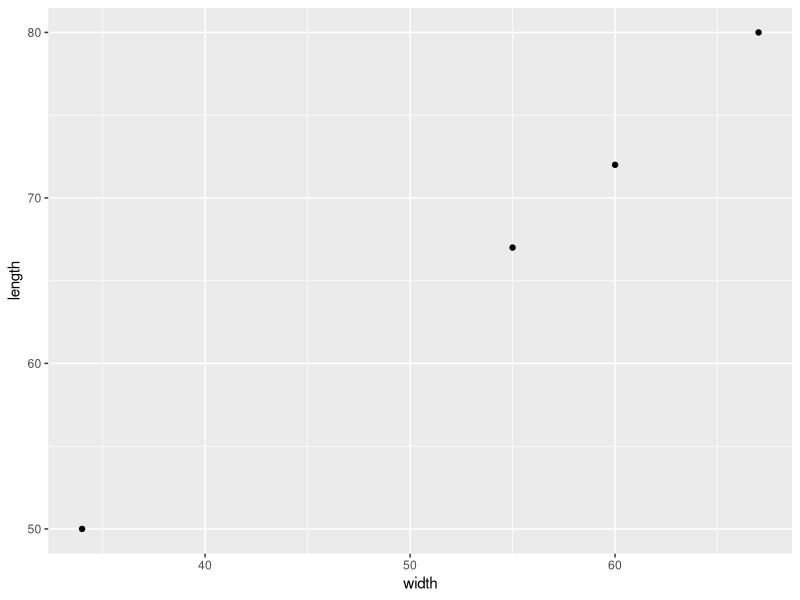

This figure's R source: (Note: this script raises an error after producing the figure.)
## ---- chunk 1
knitr::opts_chunk$set(echo = TRUE, message = FALSE, warning = FALSE)

library(tidyverse)
library(palmerpenguins)
## ---- chunk 2

# Working GitHub 
library(tidyverse)
turtle_stats <- tribble(~name, ~width, ~length,
                        "Timmy", 60, 72,
                        "Tanya", 67, 80,
                        "Tank", 55, 67,
                        "Thomasina", 34, 50)

ggplot(data = turtle_stats,
       aes(x = width, y = length)) +
  geom_point() 


# Broken GitHub

library(tidyverse)
library(palmerpenguins)

penguins %>% 
  group_by(Species, Sex) %>% 
  summarise(mean_mass = mean(body_mass_g))


# Working Slack

library(tidyverse)
library(palmerpenguins)

penguins %>% 
  group_by(species, sex) %>% 
  summarise(mean_mass = mean(body_mass_g))

# Broken Slack

library(tidyverse)
turtle_stats <- tribble(~name, ~width, ~length, ~ juvenile,
                        "Timmy", 60, 72, 0,
                        "Tanya", 67, 80, 0,
                        "Tank", 55, 67, 1,
                        "Thomasina", 34, 50, 1)

ggplot(data = turtle_stats,
       aes(x = width, y = length)) +
  geom_point() +
  facet_wrap(juvenile)

